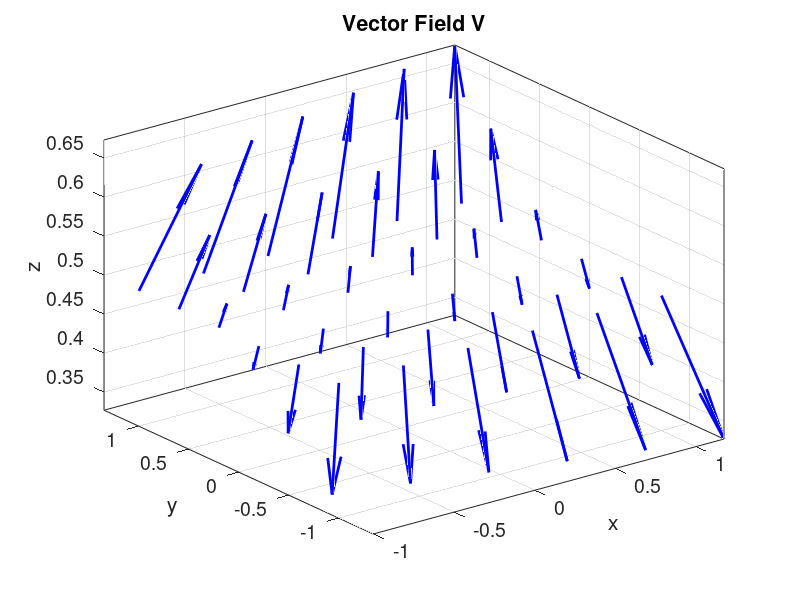
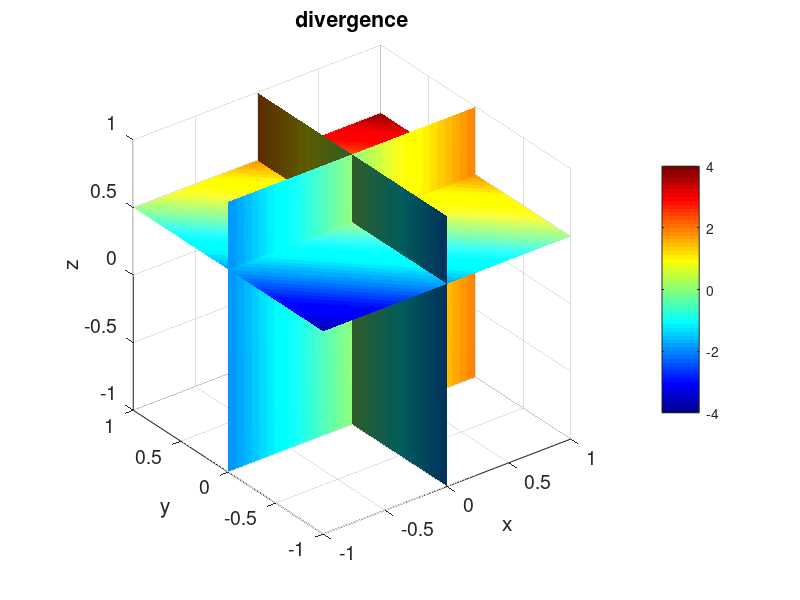
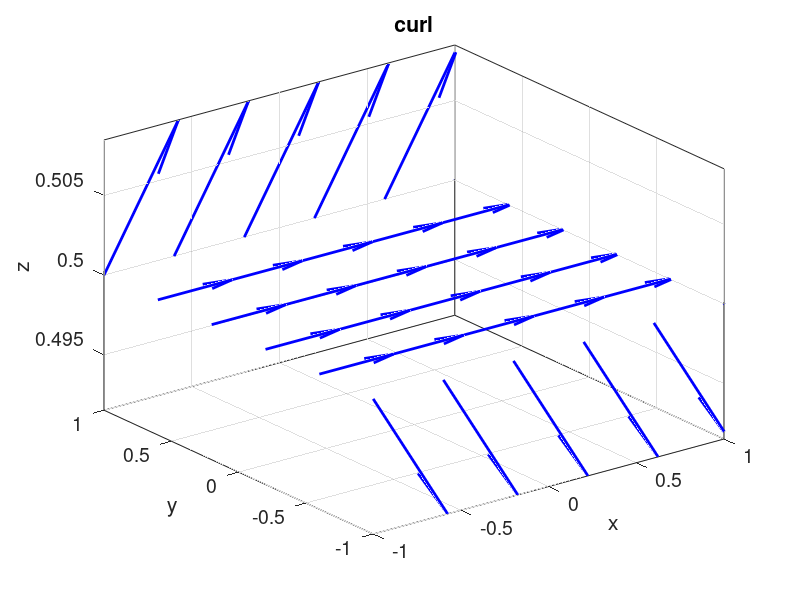

The MATLAB source for these figures, in order:
% cemDiff03.m
% 18 march 2016
% Ian Cooper
% School of Physics, University of Sydney
% ../mphome.htm

% DIVERGENCE and CURL OF A VECTOR FIELD
   

clear all
close all
clc

% INPUTS  ================================================================
% Number of grid points (integer)
   N = 101;
% Range for X and Y values  [minX maxX minY maxY minZ maxZ]
  XY = [-1 1 -1 1 -1 1];
 
  
% indices for slice plots in figures 1 and 3 
  dx = 1:20:N; dy  = dx;   dz = 76; 
   
% CALCULATIONS  ==========================================================   
% X and Y ranges
   minX = XY(1);  maxX = XY(2);
   minY  = XY(3); maxY = XY(4);
   minZ  = XY(5); maxZ = XY(6);
   x = linspace(minX, maxX,N);
   y = linspace(minY, maxY,N);
   z = linspace(minZ, maxZ,N);
   [xx, yy, zz] = meshgrid(x,y,z);

% Define vector field V
%    rr = sqrt(xx.^2 + yy.^2);
%    tt = atan2(yy,xx);
%    Vxx = -rr.*sin(tt);
%    Vyy = rr.*cos(tt);
%    Vzz = 0.*zz.^2;
%    Vxx = xx .* yy;  Vyy = yy.^2;  Vzz = 0 .* Vxx; 
     Vxx = yy.^2;   Vyy = 2.*xx.*yy;  Vzz = 2.*yy.*zz;
     
% DIVERGENCE
divV = divergence(xx, yy, zz, Vxx, Vyy, Vzz);

[curlVxx, curlVyy, curlVzz] = curl(xx, yy, zz, Vxx, Vyy, Vzz);


% GRAPHICS ===============================================================

figure(1) % VECTOR FIELD V------------------------------------------------
    set(gcf,'units','normalized','position',[0.05 0.2 0.3 0.4]);
    p1 = xx(dx,dy,dz); p2 = yy(dx,dy,dz); p3 = zz(dx,dy,dz); 
    p4 = Vxx(dx,dy,dz); p5 = Vyy(dx,dy,dz); p6 = Vzz(dx,dy,dz); 
    h = quiver3(p1, p2, p3, p4, p5, p6);
    set(h,'color',[0 0 1],'linewidth', 2);
    axis tight
    set(gca,'xLim',[minX, maxX]);
    set(gca,'yLim',[minY, maxY]);
    % set(gca,'zLim',[minZ, maxZ]);
    title('Vector Field V');
    xlabel('x'); ylabel('y'); zlabel('z');
    set(gca,'fontsize',14)
    rotate3d 
    box on
    axis tight
    
figure(2);  %  divergence ------------------------------------------------
   set(gcf,'units','normalized','position',[0.38 0.2 0.3 0.4]);
   %h = slice(xx,yy,zz,divV,[minX maxX],maxY,minZ);
   h = slice(xx,yy,zz,divV,0,0,0.5);
   colormap jet
   shading interp
   daspect([1 1 1])
   axis tight
   camlight
   set([h(1),h(2)],'ambientstrength',0.6)
   colorbar;
   rotate3d;
   xlabel('x'); ylabel('y'); zlabel('z');
   title('divergence');
   set(gca,'fontsize',14)  
   axis tight
    
 figure(3) % curl --------------------------------------------------------
    set(gcf,'units','normalized','position',[0.7 0.2 0.30 0.4]);
    p1 = xx(dx,dy,dz); p2 = yy(dx,dy,dz); p3 = zz(dx,dy,dz); 
    p4 = curlVxx(dx,dy,dz); p5 = curlVyy(dx,dy,dz); p6 = curlVzz(dx,dy,dz); 
    
    h = quiver3(p1, p2, p3, p4, p5, p6);
    set(h,'color',[0 0 1],'linewidth', 2);
    axis tight
     set(gca,'xLim',[minX, maxX]);
     set(gca,'yLim',[minY, maxY]);
    % set(gca,'zLim',[minZ, maxZ]);
    title('curl');
    xlabel('x'); ylabel('y'); zlabel('z');
    set(gca,'fontsize',14)
    rotate3d 
    box on   
